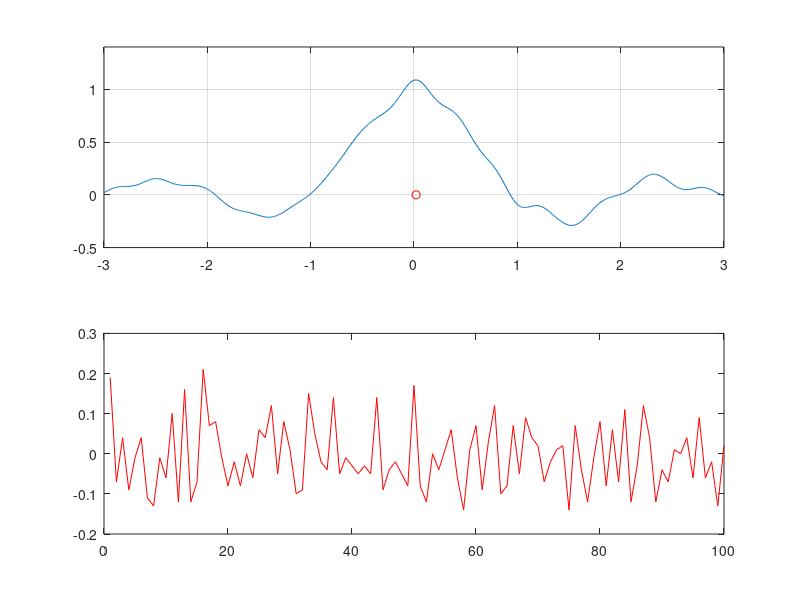

Source code (MATLAB):
% ShiftSinc
% Visualizzazione dello spastamento del massimo di un 
% SINC sommato a rumore bianco nella banda del segnale
% Autore: Claudio Prati
% Data: 26 Maggio 2017

clear all
figure(1)
clf
g=sinc((-3:.01:3));
figure(1)
plot((-3:.01:3),g)
axis([-3 3 -.5 1.4])
grid on
pause
[a,b]=max(g);
tmax=((b-301)*.01)
hold on
plot(tmax,0,'ob')
axis([-3 3 -.5 1.4])
%hold off
h=fir1(100,.05);
pause
noise=conv(randn(1,length(g))/5,h);
gn=g+noise(51:651);
plot((-3:.01:3),gn,'r')
grid on
axis([-3 3 -.5 1.4])
pause
grid on
[a,b]=max(gn);
tmax=((b-301)*.01);
hold on
plot(tmax,0,'or')
axis([-3 3 -.5 1.4])
grid on
pause
hold off
t=zeros(1,100);
for k=1:100
    noise=conv(randn(1,length(g))/5,h);
    gn=g+noise(51:651);
    figure(1)
    subplot(211)
    plot((-3:.01:3),gn)
    axis([-3 3 -.5 1.4])
    grid
    [a,b]=max(gn);
    tmax=((b-301)*.01);
    hold on
    plot(tmax,0,'or')
    axis([-3 3 -.5 1.4])
    pause(.1)
    axis([-3 3 -.5 1.4])
    hold off
    figure(1)
    subplot(212)
    t(k)=tmax;
    plot(t,'r')
    pause(.1)
end
